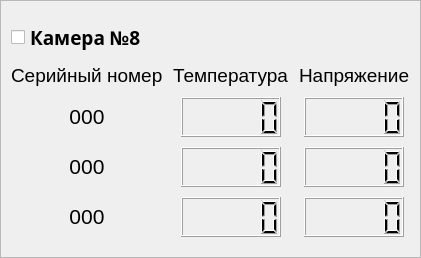
               <widget class="QFrame" name="por2_cam8_frame">
                <property name="frameShape">
                 <enum>QFrame::StyledPanel</enum>
                </property>
                <property name="frameShadow">
                 <enum>QFrame::Plain</enum>
                </property>
                <layout class="QGridLayout" name="gridLayout_18">
                 <property name="leftMargin">
                  <number>10</number>
                 </property>
                 <property name="topMargin">
                  <number>20</number>
                 </property>
                 <property name="rightMargin">
                  <number>10</number>
                 </property>
                 <property name="bottomMargin">
                  <number>20</number>
                 </property>
                 <property name="spacing">
                  <number>10</number>
                 </property>
                 <item row="6" column="3" alignment="Qt::AlignHCenter">
                  <widget class="QLCDNumber" name="por2_cam8_sens3bat_lcdNum">
                   <property name="minimumSize">
                    <size>
                     <width>100</width>
                     <height>40</height>
                    </size>
                   </property>
                   <property name="maximumSize">
                    <size>
                     <width>100</width>
                     <height>40</height>
                    </size>
                   </property>
                   <property name="font">
                    <font>
                     <pointsize>10</pointsize>
                    </font>
                   </property>
                   <property name="styleSheet">
                    <string notr="true"/>
                   </property>
                   <property name="digitCount">
                    <number>5</number>
                   </property>
                   <property name="value" stdset="0">
                    <double>0.000000000000000</double>
                   </property>
                   <property name="intValue" stdset="0">
                    <number>0</number>
                   </property>
                  </widget>
                 </item>
                 <item row="2" column="0">
                  <widget class="QCheckBox" name="por2_cam8_checkBox">
                   <property name="maximumSize">
                    <size>
                     <width>150</width>
                     <height>16777215</height>
                    </size>
                   </property>
                   <property name="font">
                    <font>
                     <family>Arial Black</family>
                     <pointsize>14</pointsize>
                     <weight>75</weight>
                     <bold>true</bold>
                    </font>
                   </property>
                   <property name="text">
                    <string>Камера №8</string>
                   </property>
                  </widget>
                 </item>
                 <item row="4" column="0" alignment="Qt::AlignHCenter">
                  <widget class="QLabel" name="por2_cam8_sens1serial_label">
                   <property name="minimumSize">
                    <size>
                     <width>0</width>
                     <height>25</height>
                    </size>
                   </property>
                   <property name="font">
                    <font>
                     <family>Arial</family>
                     <pointsize>16</pointsize>
                    </font>
                   </property>
                   <property name="text">
                    <string>&lt;html&gt;&lt;head/&gt;&lt;body&gt;&lt;p align=&quot;center&quot;&gt;000&lt;/p&gt;&lt;/body&gt;&lt;/html&gt;</string>
                   </property>
                  </widget>
                 </item>
                 <item row="6" column="0" alignment="Qt::AlignHCenter">
                  <widget class="QLabel" name="por2_cam8_sens3serial_label">
                   <property name="minimumSize">
                    <size>
                     <width>0</width>
                     <height>25</height>
                    </size>
                   </property>
                   <property name="font">
                    <font>
                     <family>Arial</family>
                     <pointsize>14</pointsize>
                    </font>
                   </property>
                   <property name="text">
                    <string>&lt;html&gt;&lt;head/&gt;&lt;body&gt;&lt;p align=&quot;center&quot;&gt;&lt;span style=&quot; font-size:16pt;&quot;&gt;000&lt;/span&gt;&lt;/p&gt;&lt;/body&gt;&lt;/html&gt;</string>
                   </property>
                  </widget>
                 </item>
                 <item row="3" column="1" colspan="2">
                  <widget class="QLabel" name="por2_cam8_temp_label">
                   <property name="font">
                    <font>
                     <family>Arial</family>
                     <pointsize>14</pointsize>
                    </font>
                   </property>
                   <property name="text">
                    <string>Температура</string>
                   </property>
                  </widget>
                 </item>
                 <item row="3" column="0">
                  <widget class="QLabel" name="por2_cam8_sernum_label">
                   <property name="font">
                    <font>
                     <family>Arial</family>
                     <pointsize>14</pointsize>
                    </font>
                   </property>
                   <property name="text">
                    <string>Серийный номер</string>
                   </property>
                  </widget>
                 </item>
                 <item row="5" column="0" alignment="Qt::AlignHCenter">
                  <widget class="QLabel" name="por2_cam8_sens2serial_label">
                   <property name="minimumSize">
                    <size>
                     <width>0</width>
                     <height>25</height>
                    </size>
                   </property>
                   <property name="font">
                    <font>
                     <family>Arial</family>
                     <pointsize>14</pointsize>
                    </font>
                   </property>
                   <property name="text">
                    <string>&lt;html&gt;&lt;head/&gt;&lt;body&gt;&lt;p align=&quot;center&quot;&gt;&lt;span style=&quot; font-size:16pt;&quot;&gt;000&lt;/span&gt;&lt;/p&gt;&lt;/body&gt;&lt;/html&gt;</string>
                   </property>
                  </widget>
                 </item>
                 <item row="4" column="1" colspan="2" alignment="Qt::AlignHCenter">
                  <widget class="QLCDNumber" name="por2_cam8_sens1temp_lcdNum">
                   <property name="minimumSize">
                    <size>
                     <width>100</width>
                     <height>40</height>
                    </size>
                   </property>
                   <property name="maximumSize">
                    <size>
                     <width>100</width>
                     <height>40</height>
                    </size>
                   </property>
                   <property name="font">
                    <font>
                     <pointsize>10</pointsize>
                    </font>
                   </property>
                   <property name="styleSheet">
                    <string notr="true"/>
                   </property>
                   <property name="digitCount">
                    <number>5</number>
                   </property>
                   <property name="value" stdset="0">
                    <double>0.000000000000000</double>
                   </property>
                   <property name="intValue" stdset="0">
                    <number>0</number>
                   </property>
                  </widget>
                 </item>
                 <item row="5" column="3" alignment="Qt::AlignHCenter">
                  <widget class="QLCDNumber" name="por2_cam8_sens2bat_lcdNum">
                   <property name="minimumSize">
                    <size>
                     <width>100</width>
                     <height>40</height>
                    </size>
                   </property>
                   <property name="maximumSize">
                    <size>
                     <width>100</width>
                     <height>40</height>
                    </size>
                   </property>
                   <property name="font">
                    <font>
                     <pointsize>10</pointsize>
                    </font>
                   </property>
                   <property name="styleSheet">
                    <string notr="true"/>
                   </property>
                   <property name="digitCount">
                    <number>5</number>
                   </property>
                   <property name="value" stdset="0">
                    <double>0.000000000000000</double>
                   </property>
                   <property name="intValue" stdset="0">
                    <number>0</number>
                   </property>
                  </widget>
                 </item>
                 <item row="4" column="3" alignment="Qt::AlignHCenter">
                  <widget class="QLCDNumber" name="por2_cam8_sens1bat_lcdNum">
                   <property name="minimumSize">
                    <size>
                     <width>100</width>
                     <height>40</height>
                    </size>
                   </property>
                   <property name="maximumSize">
                    <size>
                     <width>100</width>
                     <height>40</height>
                    </size>
                   </property>
                   <property name="font">
                    <font>
                     <pointsize>10</pointsize>
                    </font>
                   </property>
                   <property name="styleSheet">
                    <string notr="true"/>
                   </property>
                   <property name="digitCount">
                    <number>5</number>
                   </property>
                   <property name="value" stdset="0">
                    <double>0.000000000000000</double>
                   </property>
                   <property name="intValue" stdset="0">
                    <number>0</number>
                   </property>
                  </widget>
                 </item>
                 <item row="6" column="1" colspan="2" alignment="Qt::AlignHCenter">
                  <widget class="QLCDNumber" name="por2_cam8_sens3temp_lcdNum">
                   <property name="minimumSize">
                    <size>
                     <width>100</width>
                     <height>40</height>
                    </size>
                   </property>
                   <property name="maximumSize">
                    <size>
                     <width>100</width>
                     <height>40</height>
                    </size>
                   </property>
                   <property name="font">
                    <font>
                     <pointsize>10</pointsize>
                    </font>
                   </property>
                   <property name="styleSheet">
                    <string notr="true"/>
                   </property>
                   <property name="digitCount">
                    <number>5</number>
                   </property>
                   <property name="value" stdset="0">
                    <double>0.000000000000000</double>
                   </property>
                   <property name="intValue" stdset="0">
                    <number>0</number>
                   </property>
                  </widget>
                 </item>
                 <item row="5" column="1" colspan="2" alignment="Qt::AlignHCenter">
                  <widget class="QLCDNumber" name="por2_cam8_sens2temp_lcdNum">
                   <property name="minimumSize">
                    <size>
                     <width>100</width>
                     <height>40</height>
                    </size>
                   </property>
                   <property name="maximumSize">
                    <size>
                     <width>100</width>
                     <height>40</height>
                    </size>
                   </property>
                   <property name="font">
                    <font>
                     <pointsize>10</pointsize>
                    </font>
                   </property>
                   <property name="styleSheet">
                    <string notr="true"/>
                   </property>
                   <property name="digitCount">
                    <number>5</number>
                   </property>
                   <property name="value" stdset="0">
                    <double>0.000000000000000</double>
                   </property>
                   <property name="intValue" stdset="0">
                    <number>0</number>
                   </property>
                  </widget>
                 </item>
                 <item row="3" column="3">
                  <widget class="QLabel" name="por2_cam8_bat_label">
                   <property name="font">
                    <font>
                     <family>Arial</family>
                     <pointsize>14</pointsize>
                    </font>
                   </property>
                   <property name="text">
                    <string>Напряжение</string>
                   </property>
                  </widget>
                 </item>
                </layout>
               </widget>
